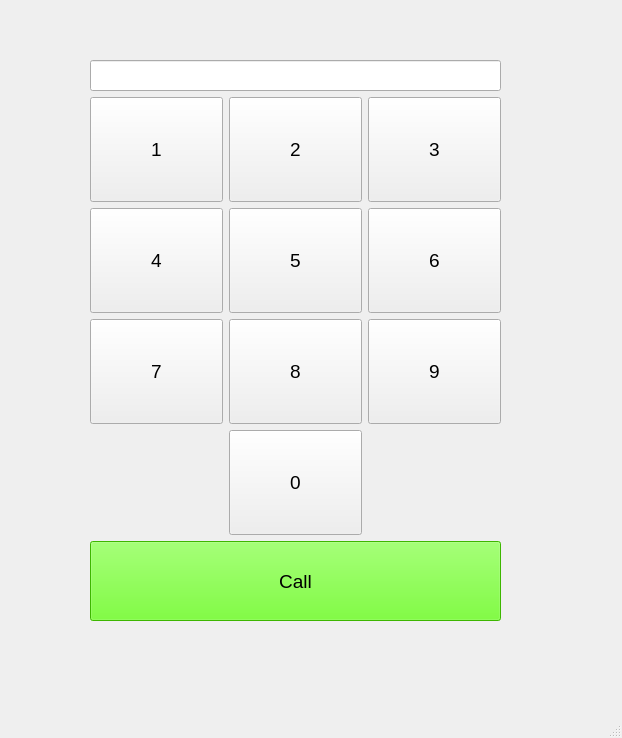
<?xml version="1.0" encoding="UTF-8"?>
<ui version="4.0">
 <class>MainWindow</class>
 <widget class="QMainWindow" name="MainWindow">
  <property name="geometry">
   <rect>
    <x>0</x>
    <y>0</y>
    <width>622</width>
    <height>738</height>
   </rect>
  </property>
  <property name="windowTitle">
   <string>MainWindow</string>
  </property>
  <widget class="QWidget" name="centralwidget">
   <widget class="QWidget" name="verticalLayoutWidget">
    <property name="geometry">
     <rect>
      <x>90</x>
      <y>60</y>
      <width>411</width>
      <height>561</height>
     </rect>
    </property>
    <property name="font">
     <font>
      <pointsize>14</pointsize>
     </font>
    </property>
    <layout class="QVBoxLayout" name="verticalLayout">
     <item>
      <widget class="QLineEdit" name="lineEdit">
       <property name="font">
        <font>
         <pointsize>14</pointsize>
        </font>
       </property>
      </widget>
     </item>
     <item>
      <layout class="QGridLayout" name="gridLayout">
       <item row="5" column="1">
        <widget class="QPushButton" name="pushButton_9">
         <property name="sizePolicy">
          <sizepolicy hsizetype="Minimum" vsizetype="Expanding">
           <horstretch>0</horstretch>
           <verstretch>0</verstretch>
          </sizepolicy>
         </property>
         <property name="font">
          <font>
           <pointsize>14</pointsize>
          </font>
         </property>
         <property name="text">
          <string>8</string>
         </property>
        </widget>
       </item>
       <item row="3" column="2">
        <widget class="QPushButton" name="pushButton_4">
         <property name="sizePolicy">
          <sizepolicy hsizetype="Minimum" vsizetype="Expanding">
           <horstretch>0</horstretch>
           <verstretch>0</verstretch>
          </sizepolicy>
         </property>
         <property name="font">
          <font>
           <pointsize>14</pointsize>
          </font>
         </property>
         <property name="text">
          <string>3</string>
         </property>
        </widget>
       </item>
       <item row="3" column="0">
        <widget class="QPushButton" name="pushButton_2">
         <property name="sizePolicy">
          <sizepolicy hsizetype="Minimum" vsizetype="Expanding">
           <horstretch>0</horstretch>
           <verstretch>0</verstretch>
          </sizepolicy>
         </property>
         <property name="font">
          <font>
           <pointsize>14</pointsize>
          </font>
         </property>
         <property name="text">
          <string>1</string>
         </property>
        </widget>
       </item>
       <item row="3" column="1">
        <widget class="QPushButton" name="pushButton_3">
         <property name="sizePolicy">
          <sizepolicy hsizetype="Minimum" vsizetype="Expanding">
           <horstretch>0</horstretch>
           <verstretch>0</verstretch>
          </sizepolicy>
         </property>
         <property name="font">
          <font>
           <pointsize>14</pointsize>
          </font>
         </property>
         <property name="text">
          <string>2</string>
         </property>
        </widget>
       </item>
       <item row="5" column="2">
        <widget class="QPushButton" name="pushButton_11">
         <property name="sizePolicy">
          <sizepolicy hsizetype="Minimum" vsizetype="Expanding">
           <horstretch>0</horstretch>
           <verstretch>0</verstretch>
          </sizepolicy>
         </property>
         <property name="font">
          <font>
           <pointsize>14</pointsize>
          </font>
         </property>
         <property name="text">
          <string>9</string>
         </property>
        </widget>
       </item>
       <item row="8" column="1">
        <widget class="QPushButton" name="pushButton">
         <property name="sizePolicy">
          <sizepolicy hsizetype="Minimum" vsizetype="Expanding">
           <horstretch>0</horstretch>
           <verstretch>0</verstretch>
          </sizepolicy>
         </property>
         <property name="font">
          <font>
           <pointsize>14</pointsize>
          </font>
         </property>
         <property name="text">
          <string>0</string>
         </property>
        </widget>
       </item>
       <item row="4" column="2">
        <widget class="QPushButton" name="pushButton_7">
         <property name="sizePolicy">
          <sizepolicy hsizetype="Minimum" vsizetype="Expanding">
           <horstretch>0</horstretch>
           <verstretch>0</verstretch>
          </sizepolicy>
         </property>
         <property name="font">
          <font>
           <pointsize>14</pointsize>
          </font>
         </property>
         <property name="text">
          <string>6</string>
         </property>
        </widget>
       </item>
       <item row="4" column="0">
        <widget class="QPushButton" name="pushButton_5">
         <property name="sizePolicy">
          <sizepolicy hsizetype="Minimum" vsizetype="Expanding">
           <horstretch>0</horstretch>
           <verstretch>0</verstretch>
          </sizepolicy>
         </property>
         <property name="font">
          <font>
           <pointsize>14</pointsize>
          </font>
         </property>
         <property name="text">
          <string>4</string>
         </property>
        </widget>
       </item>
       <item row="5" column="0">
        <widget class="QPushButton" name="pushButton_8">
         <property name="sizePolicy">
          <sizepolicy hsizetype="Minimum" vsizetype="Expanding">
           <horstretch>0</horstretch>
           <verstretch>0</verstretch>
          </sizepolicy>
         </property>
         <property name="font">
          <font>
           <pointsize>14</pointsize>
          </font>
         </property>
         <property name="text">
          <string>7</string>
         </property>
        </widget>
       </item>
       <item row="4" column="1">
        <widget class="QPushButton" name="pushButton_6">
         <property name="sizePolicy">
          <sizepolicy hsizetype="Minimum" vsizetype="Expanding">
           <horstretch>0</horstretch>
           <verstretch>0</verstretch>
          </sizepolicy>
         </property>
         <property name="font">
          <font>
           <pointsize>14</pointsize>
          </font>
         </property>
         <property name="text">
          <string>5</string>
         </property>
        </widget>
       </item>
      </layout>
     </item>
     <item>
      <widget class="QPushButton" name="pushButton_10">
       <property name="minimumSize">
        <size>
         <width>0</width>
         <height>80</height>
        </size>
       </property>
       <property name="font">
        <font>
         <pointsize>14</pointsize>
        </font>
       </property>
       <property name="styleSheet">
        <string notr="true">background-color:rgb(85, 255, 0)</string>
       </property>
       <property name="text">
        <string>Call</string>
       </property>
      </widget>
     </item>
    </layout>
   </widget>
  </widget>
  <widget class="QMenuBar" name="menubar">
   <property name="geometry">
    <rect>
     <x>0</x>
     <y>0</y>
     <width>622</width>
     <height>26</height>
    </rect>
   </property>
  </widget>
  <widget class="QStatusBar" name="statusbar"/>
 </widget>
 <resources/>
 <connections/>
</ui>
